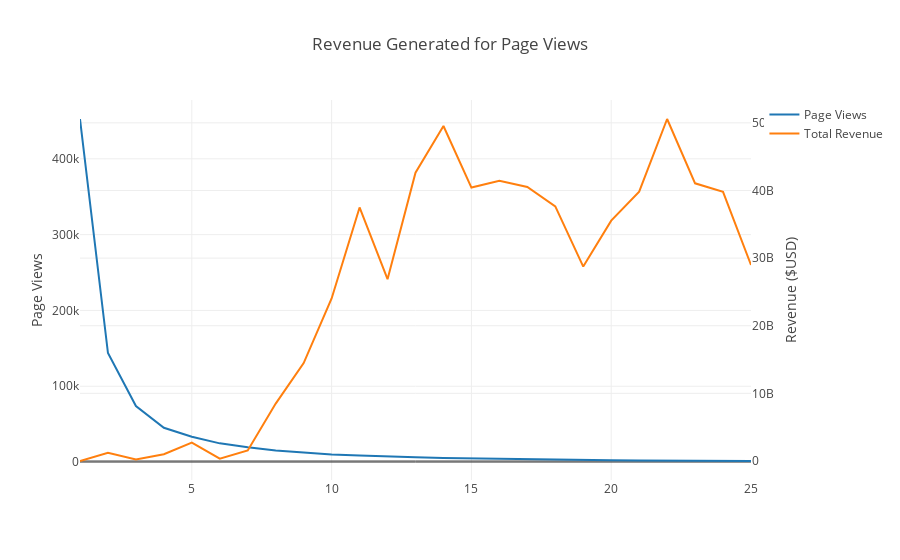

Notebook code cell kept with this figure:
### Code cell
pageview_trace = [
    go.Scatter(
        x = pageview.count().index,
        y = pageview.count()['visitId'].values,
        name = 'Page Views'
    ),
    go.Scatter(
        x = pageview.sum().index,
        y = pageview.sum()['totals.transactionRevenue'].values,
        name = 'Total Revenue',
        yaxis = 'y2'
    )
]

pageview_layout = go.Layout(
    title='Revenue Generated for Page Views',
    yaxis=dict(
        title='Page Views'
    ),
    yaxis2=dict(
        title='Revenue ($USD)',
        overlaying='y',
        side='right'
    )
)

weekdays_fig = go.Figure(data=pageview_trace, layout=pageview_layout)

py.iplot(weekdays_fig)

### Figure 1 — Plotly figure (JSON) as saved in the notebook; plotly's stock layout.template omitted (floating-point values rounded to 4 significant figures)
{"data": [{"name": "Page Views", "type": "scatter", "uid": "84a763f0-e7cc-11e8-9c4a-54e1ad9767fc", "x": [1, 2, 3, 4, 5, 6, 7, 8, 9, 10, 11, 12, 13, 14, 15, 16, 17, 18, 19, 20, 21, 22, 23, 24, 25], "y": [452522, 143770, 73835, 45192, 33411, 24688, 19476, 15272, 12585, 10104, 8671, 7097, 6197, 5291, 4720, 4010, 3511, 3150, 2682, 2409, 2211, 1949, 1722, 1567, 1413]}, {"name": "Total Revenue", "type": "scatter", "uid": "84a763f1-e7cc-11e8-a1a9-54e1ad9767fc", "x": [1, 2, 3, 4, 5, 6, 7, 8, 9, 10, 11, 12, 13, 14, 15, 16, 17, 18, 19, 20, 21, 22, 23, 24, 25], "y": [0, 1214500000, 211180000, 994300000, 2717940000, 335510000, 1555710000, 8490440000, 14481070000, 24024950000, 37492290000, 26888590000, 42635380000, 49535870000, 40426750000, 41423170000, 40509510000, 37637410000, 28747320000, 35544600000, 39831050000, 50568120000, 41056320000, 39805420000, 28989720000], "yaxis": "y2"}], "layout": {"title": "Revenue Generated for Page Views", "yaxis": {"title": "Page Views"}, "yaxis2": {"overlaying": "y", "side": "right", "title": "Revenue ($USD)"}}}
